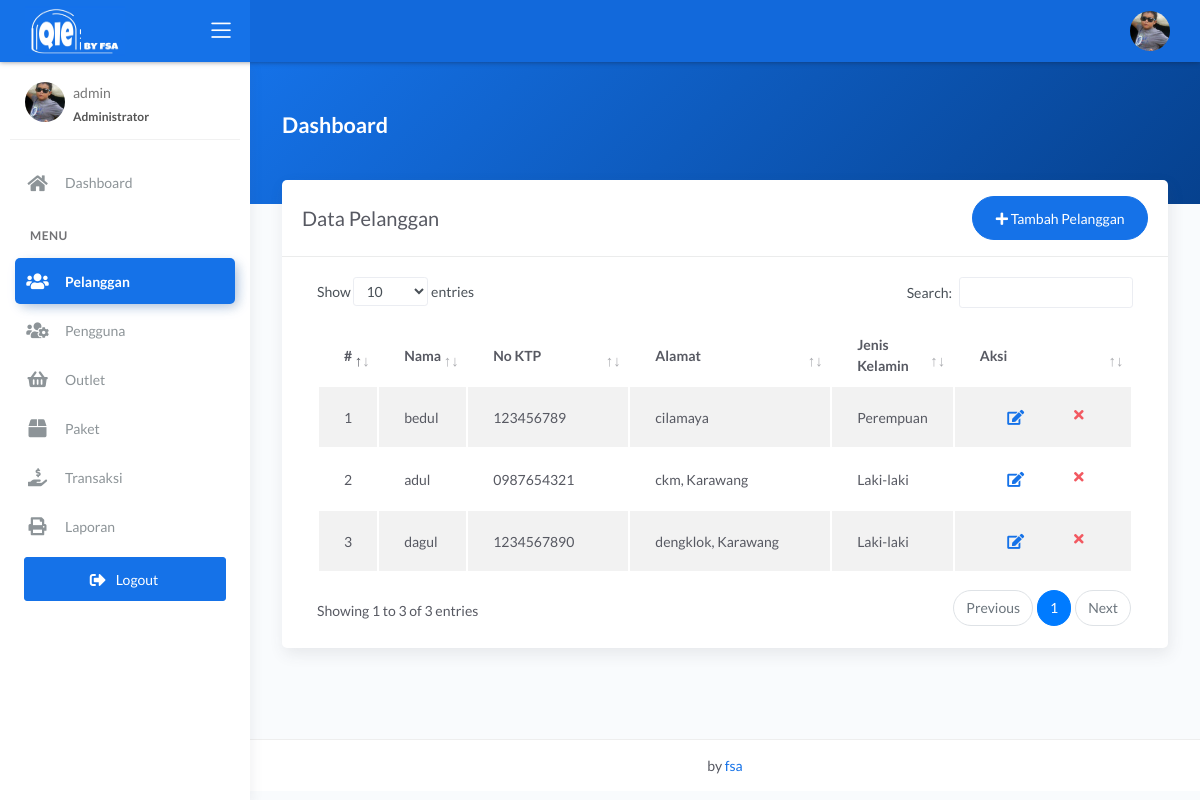
/admin/pelanggan.php (signed in), run on the app's committed database.
### tables this page shows
CREATE TABLE `pelanggan` (
  `id_pelanggan` int(11) NOT NULL,
  `nama_pelanggan` varchar(228) NOT NULL,
  `alamat_pelanggan` text NOT NULL,
  `jenis_kelamin` enum('L','P') NOT NULL,
  `telp_pelanggan` varchar(15) NOT NULL,
  `no_ktp` varchar(30) NOT NULL
);

### admin/pelanggan.php (the view, shortened to what this page needs)
<?php
$title = 'Data Pelanggan';
require 'koneksi.php';
$query = 'SELECT * FROM pelanggan';
$data = mysqli_query($conn, $query);
require 'header.php';
?>
<div class="panel-header bg-primary-gradient">
    <div class="page-inner py-5">
        <div class="d-flex align-items-left align-items-md-center flex-column flex-md-row">
            <div>
                <h2 class="text-white pb-2 fw-bold">Dashboard</h2>
            </div>
        </div>
    </div>
</div>
<div class="page-inner mt--5">
    <diva class="row">
        <div class="col-md-12">
            <div class="card">
                <div class="card-header">
                    <div class="d-flex align-items-center">
                        <h4 class="card-title"><?= $title; ?></h4>
                        <a href="tambah_pelanggan.php" class="btn btn-primary btn-round ml-auto">
                            <i class="fa fa-plus"></i>
                            Tambah Pelanggan
                        </a>
                    </div>
                </div>
                <div class="card-body">
                    <div class="table-responsive">
                        <table id="basic-datatables" class="display table table-striped table-hover">
                            <thead>
                                <tr>
                                    <th style="width: 7%">#</th>
                                    <th>Nama</th>
                                    <th style="width: 20%;">No KTP</th>
                                    <th style="width: 25%;">Alamat</th>
                                    <th style="width: 15%;">Jenis Kelamin</th>
                                    <th style="width: 10%">Aksi</th>
                                </tr>
                            </thead>
                            <tbody>
                                <?php
                                $no = 1;
                                if (mysqli_num_rows($data) > 0) {
                                    while ($plg = mysqli_fetch_assoc($data)) {
                                ?>
                                        <tr>
                                            <td><?= $no++; ?></td>
                                            <td><?= $plg['nama_pelanggan']; ?></td>
                                            <td><?= $plg['no_ktp']; ?></td>
                                            <td><?= $plg['alamat_pelanggan']; ?></td>
                                            <td><?php if ($plg['jenis_kelamin'] == 'L') {
                                                    echo "Laki-laki";
                                                } else {
                                                    echo "Perempuan";
                                                } ?>
                                            </td>
                                            <td>
                                                <div class="form-button-action">
                                                    <a href="edit_pelanggan.php?id=<?= $plg['id_pelanggan']; ?>" type="button" data-toggle="tooltip" title="" class="btn btn-link btn-primary btn-lg" data-original-title="Edit">
                                                        <i class="fa fa-edit"></i>
                                                    </a>
                                                    <a href="hapus_pelanggan.php?id=<?= $plg['id_pelanggan']; ?>" onclick="return confirm('Yakin hapus data?');" type="button" data-toggle="tooltip" title="" class="btn btn-link btn-danger" data-original-title="Hapus">
                                                        <i class="fa fa-times"></i>
                                                    </a>
                                                </div>
                                            </td>
                                        </tr>
                                <?php }
                                }
                                ?>
                            </tbody>
                        </table>
                    </div>
                </div>
            </div>
        </div>
</div>
</div>
<?php
require 'footer.php';
?>

### data on the page
pelanggan: nama_pelanggan "bedul", no_ktp "123456789", alamat_pelanggan "cilamaya", jenis_kelamin "Perempuan"
pelanggan: nama_pelanggan "adul", no_ktp "0987654321", alamat_pelanggan "ckm, Karawang", jenis_kelamin "Laki-laki"
pelanggan: nama_pelanggan "dagul", no_ktp "1234567890", alamat_pelanggan "dengklok, Karawang", jenis_kelamin "Laki-laki"

### other printed values
$_SESSION['username'] "admin"
$title "Data Pelanggan"
